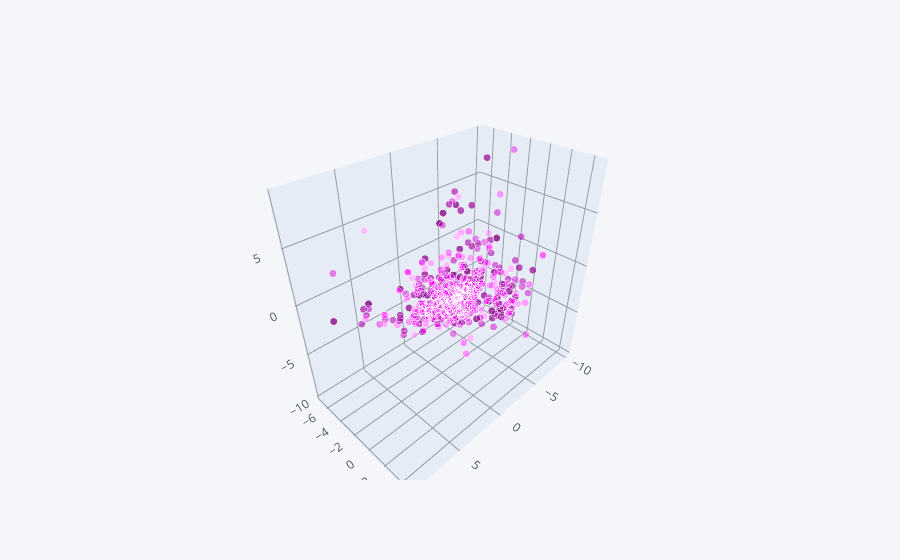

Write notebook code for a chart like this one.
### Code cell
Z.sample(500).iplot(kind='scatter3d', x='Z1', y='Z2',
                    z='Z3', mode='markers', size=5, color='purple')

### Figure 1 — Plotly figure (JSON) as saved in the notebook; plotly's stock layout.template omitted (floating-point values rounded to 4 significant figures; data arrays with more than 128 entries replaced by an {"elided": "..."} marker saying what was removed)
{"data": [{"marker": {"color": {"elided": "500 str values"}, "opacity": 0.8, "size": {"elided": "500 int values"}, "symbol": "circle"}, "mode": "markers", "text": {"elided": "500 str values"}, "type": "scatter3d", "x": {"elided": "500 float values"}, "y": {"elided": "500 float values"}, "z": {"elided": "500 float values"}}], "layout": {"legend": {"bgcolor": "#F5F6F9", "font": {"color": "#4D5663"}}, "paper_bgcolor": "#F5F6F9", "plot_bgcolor": "#F5F6F9", "scene": {"xaxis": {"gridcolor": "#9499A3", "showgrid": true, "tickfont": {"color": "#4D5663"}, "title": {"font": {"color": "#4D5663"}, "text": ""}, "zerolinecolor": "#9499A3"}, "yaxis": {"gridcolor": "#9499A3", "showgrid": true, "tickfont": {"color": "#4D5663"}, "title": {"font": {"color": "#4D5663"}, "text": ""}, "zerolinecolor": "#9499A3"}, "zaxis": {"gridcolor": "#9499A3", "showgrid": true, "tickfont": {"color": "#4D5663"}, "title": {"font": {"color": "#4D5663"}, "text": ""}, "zerolinecolor": "#9499A3"}}, "title": {"font": {"color": "#4D5663"}}}}
